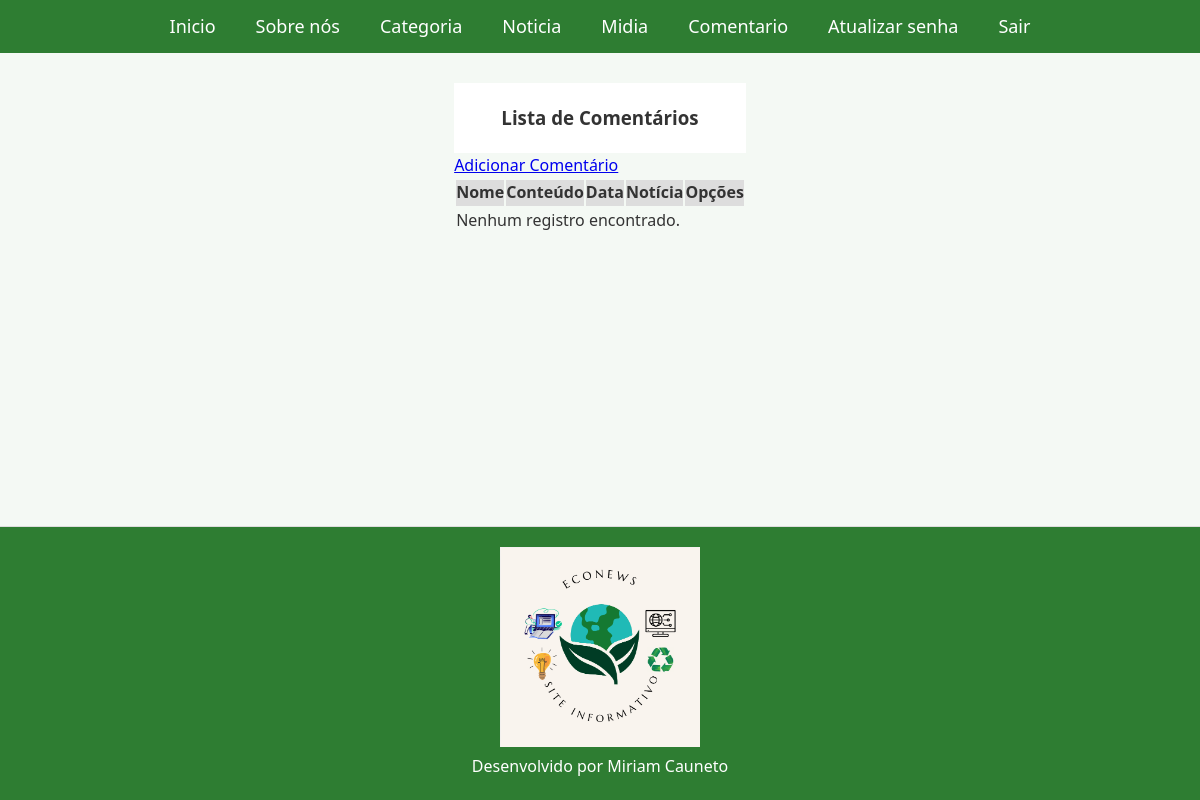
Before: /listar/comentario/ (signed in) with the older database file.
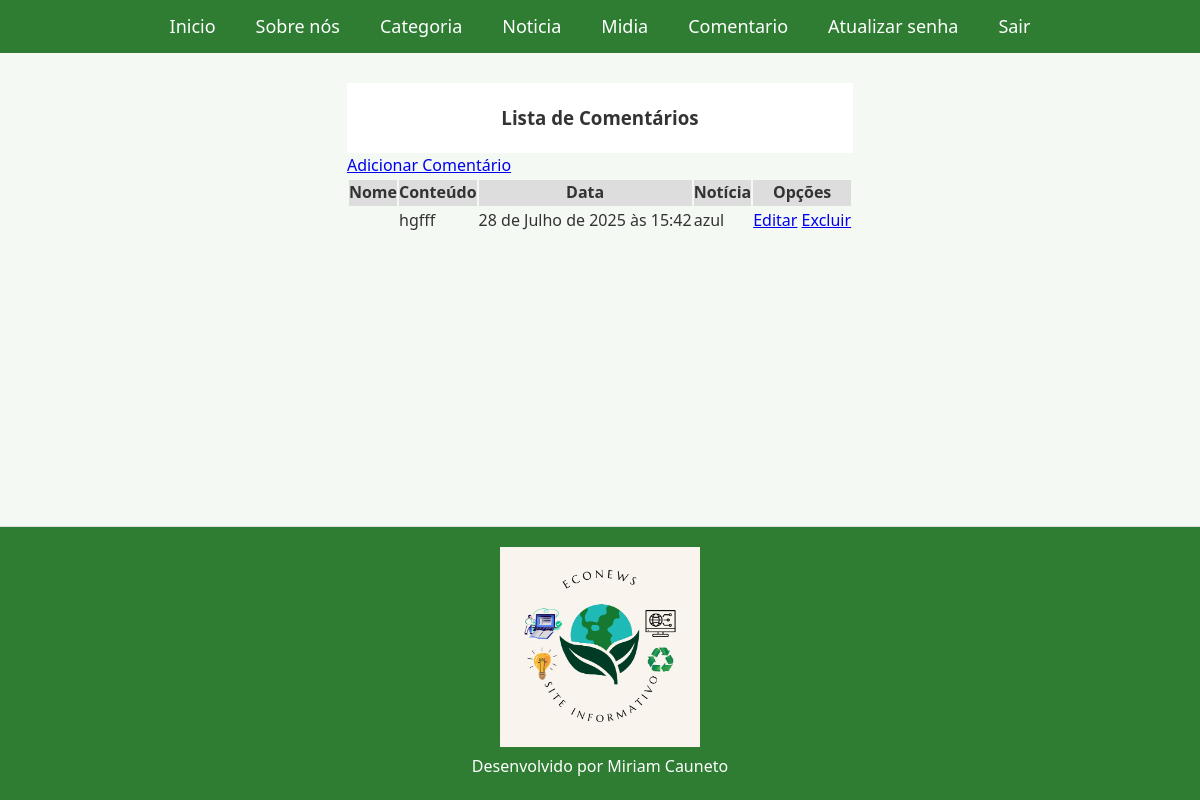
After: the same page with the newer database file.
### paginas/models.py (models this page shows, shortened)
class Comentario(models.Model):
    nome = models.CharField(max_length=100)
    conteudo = models.CharField(max_length=250)
    data = models.DateTimeField(auto_now_add=True)
    noticia = models.ForeignKey(Noticia, on_delete=models.PROTECT)

class Noticia(models.Model):
    titulo = models.CharField(max_length=50)
    conteudo = models.TextField()
    categoria = models.ForeignKey(Categoria, on_delete=models.PROTECT)
    data_publicacao = models.DateTimeField(auto_now_add=True)
    postado_por = models.ForeignKey(User, on_delete=models.PROTECT)
    def __str__(self):
        return f"{self.titulo}"

### paginas/views.py (the view)
# urls.py: path("listar/comentario/", ComentarioList.as_view(), name="listar-comentario"),
class ComentarioList(LoginRequiredMixin, ListView):
    model = Comentario
    template_name = 'paginas/comentario.html'

### paginas/templates/paginas/comentario.html
{% extends "paginas/index.html" %}
{% load static %}
{% block conteudo %}
<header>
    <h3> Lista de Comentários</h3>
</header>
<a href="{% url "adicionar-comentario" %}">Adicionar Comentário</a>
<br>
<table>
    <tr>
        <th>Nome</th>
        <th>Conteúdo</th>
        <th>Data</th>
        <th>Notícia</th>
        <th>Opções</th>
    </tr>
    {% for comentario in object_list %}
    <tr>
        <td>{{comentario.nome}}</td>
        <td>{{comentario.conteudo}}</td>
        <td>{{comentario.data}}</td>
        <td>{{comentario.noticia}}</td>
        <td>
            <a href="{% url "editar-comentario" comentario.pk %}">Editar</a>
            <a href="{% url "excluir-comentario" comentario.pk %}">Excluir</a>
        </td>
    </tr>
    {% empty %}
    <tr>
        <td colspan="4"> Nenhum registro encontrado.</td>
    </tr>
    {% endfor %}
</table>
{% endblock %}

Changed rows visible on the page:
added Comentario: conteudo "hgfff", data "28 de Julho de 2025 às 15:42", noticia "azul"
Other visible differences:
text no longer shown: "Nenhum registro encontrado."
